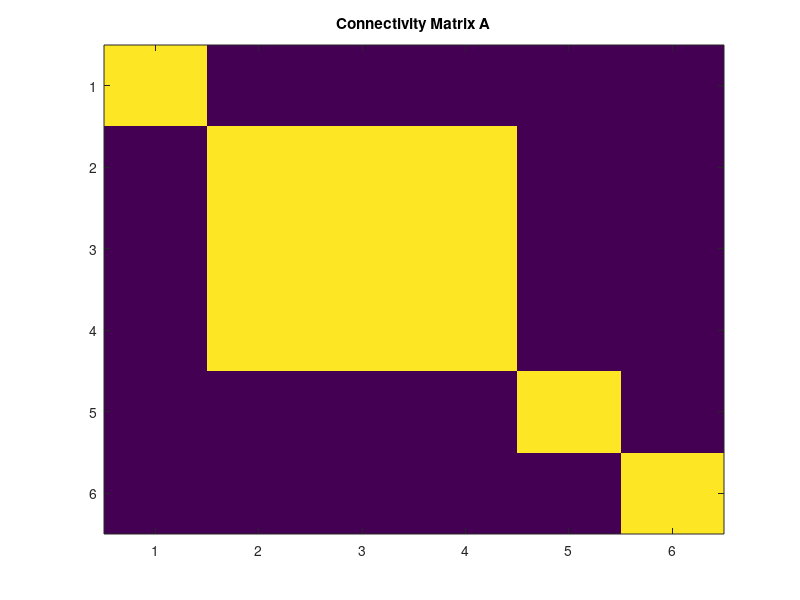

The MATLAB script that drew this image: (Note: this script raises an error after producing the figure.)

% Find Minimum Information Partition (MIP) in a multivariate autoregressive model, 
%   X^t = A*X^{t-1} + E,
% where A is a connectivity matrix and E is gaussian noise.


%% generate data
%%%%%%%%%%%%%%%%%%%%%%%%%%%%%%%%%%%%%%%%%%%%%%%%%%%%%%%%%%%%%%%%%%%%%%%%%%%
disp('Generating data...')

%%% construct connectivity matrix %%%
N = 6; % the number of elements
A = zeros(N); % A: connectivity matrix (block structured)
n_block = 2;
A = eye(N)/N;
A(2:N-2, 2:N-2) = 1/N;

h_A = figure;
imagesc(A)
drawnow
title('Connectivity Matrix A')

%%% generate random gaussian time series X %%%
T = 10^6;
X = zeros(N,T);
X(:,1) = randn(N,1);
for t=2: T
    E = randn(N,1);
    X(:,t) = A*X(:,t-1) + E;
end


%% find the complex
%%%%%%%%%%%%%%%%%%%%%%%%%%%%%%%%%%%%%%%%%%%%%%%%%%%%%%%%%%%%%%%%%%%%%%%%%%%

type_of_dist = 'Gauss';
% type_of_dist:
%    'Gauss': Gaussian distribution
%    'discrete': discrete probability distribution

type_of_phi = 'MI1';
% type_of_phi:
%    'MI1': Multi (Mutual) information, e.g., I(X_1; X_2). (IIT1.0)
%    'MI': Multi (Mutual) information, e.g., I(X_1, Y_1; X_2, Y_2)
%    'SI': phi_H, stochastic interaction
%    'star': phi_star, based on mismatched decoding
%    'Geo': phi_G, information geometry version

type_of_MIPsearch = 'Queyranne';
% type_of_MIPsearch: 
%    'exhaustive': 
%    'Queyranne': 
%    'REMCMC':

tau = 1; % time lag

% Convert data to covariance matrices
% probs = data_to_probs(type_of_dist, X, tau);

%%% with pre-computed covariances %%%
% [indices_Complex, phi_Complex, indices, phis, Zs] = ...
%     Complex_Exhaustive_probs( type_of_phi, type_of_MIPsearch, probs );

% %%% without pre-computed covariances %%%
[ indices_Complex, phi_Complex, indices, phis, Zs ] = ...
   Complex_Exhaustive( type_of_dist, type_of_phi, type_of_MIPsearch, X, tau);
